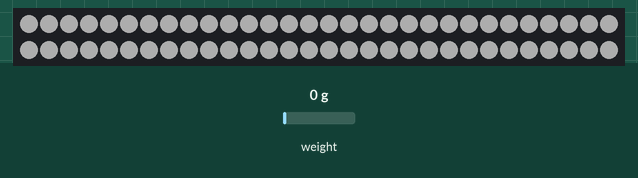
The sketch below on a simulated Arduino Mega 2560, built for the host (arithmetic inside an expression is 32-bit, double 64-bit). Shown: 60 RGB LEDs in strip order, left to right, continuing on the next row. The inputs (shaded band) are chosen by the test bench; at power-on: weight on the scale 0 g. Dim RGB values are drawn brighter than linear; WiFi joins after 1.5 s; servers stay silent unless stated; what the sketch prints to the serial monitor is not drawn.

Above: at 1.9 s.
At 11.9 s:
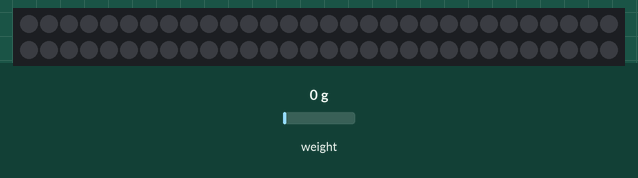

The sketch:

hx711_wifi.ino
```cpp
#include <Wire.h>
#include "HX711.h"
#include <WiFiEsp.h>
#include <Adafruit_NeoPixel.h>

#define LED_PIN 6
#define LED_COUNT 60
#define BRIGHTNESS 50

#define DOUT 2
#define SCK  3

#define ESP_SERIAL Serial1

#define AP_SSID "embA"
#define AP_PASS "embA1234"
#define SERVER_NAME "10.10.141.80"
#define SERVER_PORT 5000

#define LOGID "HX_ARD"
#define CMD_SIZE 50

HX711 scale;
WiFiEspClient client;

float calibration_factor = -329.0;
float zero = -92.0;

typedef struct {
  char sendId[10];
  char getSensorId[10];
  int sensorTime;
  char sendBuf[CMD_SIZE];
} CommunicationData;

CommunicationData commData = {"HX_ARD", "", 10, ""};

Adafruit_NeoPixel strip(LED_COUNT, LED_PIN, NEO_GRB + NEO_KHZ800);

void wifi_Setup();
void wifi_Init();
int server_Connect();
void printWifiStatus();
void sendDataToServer();

void setup() {
  Serial.begin(9600);
  ESP_SERIAL.begin(38400);

  scale.begin(DOUT, SCK);
  scale.set_scale(calibration_factor);

  wifi_Setup();

  strip.begin();
  strip.setBrightness(BRIGHTNESS);
  strip.show();
}

void loop() {
  float weight = scale.get_units() - zero;
  if(weight > 10)
  {
    for (int i = 0; i < LED_COUNT; i++) {
    strip.setPixelColor(i, 255, 255, 255);
    }
    strip.show();
    sendDataToServer();
    delay(10000);
    for (int i = 0; i < LED_COUNT; i++) {
      strip.setPixelColor(i, 0, 0, 0);
    }
    strip.show();
    Serial.print("Weight: ");
    Serial.println(weight);
    delay(5000);
  }
  delay(20000);
}

void wifi_Setup() {
  wifi_Init();
  server_Connect();
}

void wifi_Init() {
  do {
    WiFi.init(&ESP_SERIAL);
    if (WiFi.status() == WL_NO_SHIELD) {
      Serial.println("WiFi shield not present");
    } else {
      break;
    }
  } while (1);

  Serial.print("Attempting to connect to WPA SSID: ");
  Serial.println(AP_SSID);

  while (WiFi.begin(AP_SSID, AP_PASS) != WL_CONNECTED) {
    Serial.print("Retrying connection to SSID: ");
    Serial.println(AP_SSID);
    delay(1000);
  }

  Serial.println("You're connected to the network");
  printWifiStatus();
}

int server_Connect() {
  Serial.println("Starting connection to server...");

  if (client.connect(SERVER_NAME, SERVER_PORT)) {
    Serial.println("Connected to server");
    client.print("[" LOGID "]");
    return 1;
  } else {
    Serial.println("Server connection failure");
    return 0;
  }
}

void printWifiStatus() {
  Serial.print("SSID: ");
  Serial.println(WiFi.SSID());

  IPAddress ip = WiFi.localIP();
  Serial.print("IP Address: ");
  Serial.println(ip);

  long rssi = WiFi.RSSI();
  Serial.print("Signal strength (RSSI): ");
  Serial.print(rssi);
  Serial.println(" dBm");
}

void sendDataToServer() {
  snprintf(commData.sendBuf, CMD_SIZE, "[JETSON]:1\r\n");

  if (client.connected()) {
    client.write(commData.sendBuf, strlen(commData.sendBuf));
    client.flush();

    Serial.print("전송 데이터: ");
    Serial.print(commData.sendBuf);
  } else {
    Serial.println("Server disconnected, attempting reconnect...");
    server_Connect();
  }
}
```

Measured:
- what the display in image 0 shows lasts 10.0 s, from 1.9 s to 11.9 s
- what the display in image 1 shows lasts 25.1 s, from 11.9 s to 37.0 s
